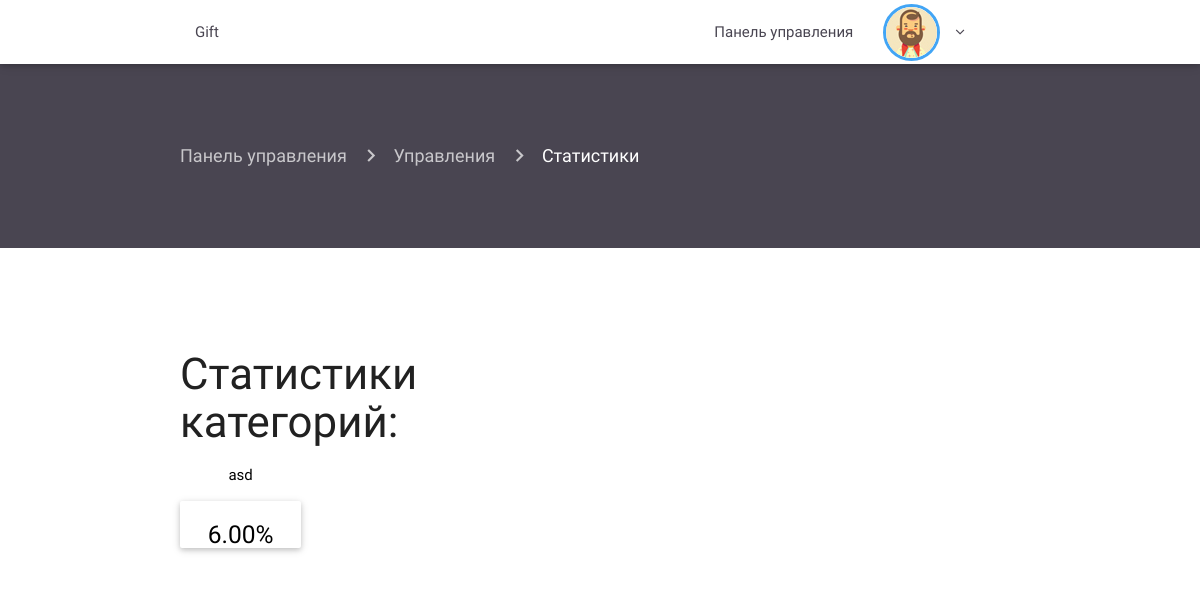
Page /admin/stats.php (signed in) on the earlier database version.
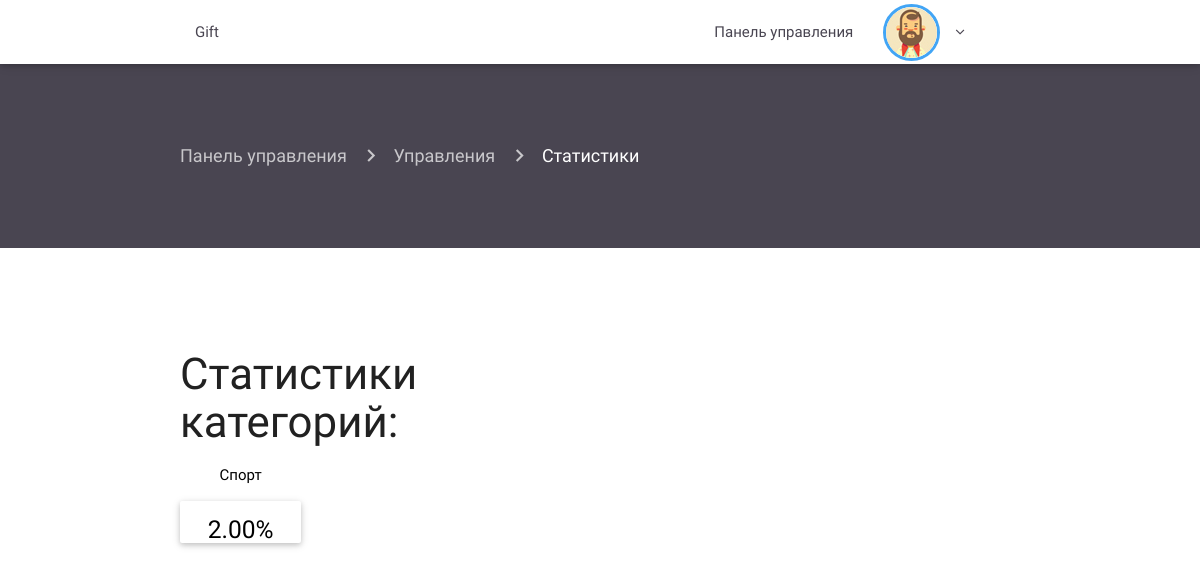
Same page on the later database version.
### tables this page shows
CREATE TABLE `product` (
  `id` int(11) NOT NULL,
  `id_category` int(11) NOT NULL,
  `name` varchar(1000) NOT NULL,
  `description` varchar(1000) NOT NULL,
  `price` int(11) NOT NULL,
  `thumbnail` varchar(1000) NOT NULL
);

CREATE TABLE `category` (
  `id` int(11) NOT NULL,
  `name` varchar(1000) NOT NULL
);

### admin/stats.php (the view, shortened to what this page needs)
<?php
require 'includes/header.php';
require 'includes/navconnected.php'; ?>
<div class="container-fluid product-page">
    <div class="container current-page">
        <nav>
            <div class="nav-wrapper">
                <div class="col s12">
                    <a href="index.php" class="breadcrumb">Панель управления</a>
                    <a href="infoproduct.php" class="breadcrumb">Управления</a>
                    <a href="stats.php" class="breadcrumb">Статистики</a>
                </div>
            </div>
        </nav>
    </div>
</div>
<div class="container center-align staaats">
    <div class="row">
        <?php
        include '../db.php';
        $queryfirst = "SELECT
         product.id as 'id',
         product.id_category,
         SUM(command.quantity) as 'total',
         command.statut,
         command.id_product,
         category.name as 'name',
         category.id
         FROM product, command, category
         WHERE product.id = command.id_product
         AND command.statut = 'paid' AND category.id = product.id_category
         GROUP BY category.id";
        $resultfirst = $connection->query($queryfirst);
        if ($resultfirst->num_rows > 0) {
            while($rowfirst = $resultfirst->fetch_assoc()) {
                $idp = $rowfirst['id'];
                $name_best = $rowfirst['name'];
                $totalsold = $rowfirst['total'];
                $percent = ($totalsold / 50 )*100;
                ?>
                <div class="col s2">
                    <h3>Статистики категорий:</h3>
                    <p class="black-text"><?= $name_best; ?></p>
                    <div class="card red<?= $idp; ?>" style="padding-top:<?=number_format((float)$percent, 2, '.', ''); ?>%">
                        <h5 class="black-text"><?=number_format((float)$percent, 2, '.', '');  ?>%</h5>
                    </div>
                </div>
            <?php }} ?>
    </div>
</div>
<?php require 'includes/footer.php'; ?>

Differences in the rows shown:
no longer on this page (row edited): product: id_category.name "asd", percent "6.00"
added product: id_category.name "Спорт", percent "2.00"
